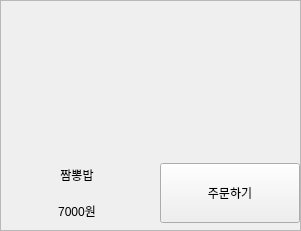
            <widget class="QFrame" name="frame_8">
             <property name="minimumSize">
              <size>
               <width>301</width>
               <height>231</height>
              </size>
             </property>
             <property name="maximumSize">
              <size>
               <width>301</width>
               <height>231</height>
              </size>
             </property>
             <property name="frameShape">
              <enum>QFrame::StyledPanel</enum>
             </property>
             <property name="frameShadow">
              <enum>QFrame::Raised</enum>
             </property>
             <widget class="QWidget" name="verticalLayoutWidget_12">
              <property name="geometry">
               <rect>
                <x>0</x>
                <y>0</y>
                <width>302</width>
                <height>228</height>
               </rect>
              </property>
              <layout class="QVBoxLayout" name="verticalLayout_29">
               <item>
                <widget class="QLabel" name="label_41">
                 <property name="minimumSize">
                  <size>
                   <width>300</width>
                   <height>150</height>
                  </size>
                 </property>
                 <property name="maximumSize">
                  <size>
                   <width>300</width>
                   <height>150</height>
                  </size>
                 </property>
                 <property name="text">
                  <string/>
                 </property>
                 <property name="pixmap">
                  <pixmap>../img/jjang_bab.jpeg</pixmap>
                 </property>
                 <property name="scaledContents">
                  <bool>true</bool>
                 </property>
                </widget>
               </item>
               <item>
                <layout class="QHBoxLayout" name="horizontalLayout_15">
                 <item>
                  <layout class="QVBoxLayout" name="verticalLayout_30">
                   <item>
                    <widget class="QLabel" name="label_42">
                     <property name="minimumSize">
                      <size>
                       <width>150</width>
                       <height>30</height>
                      </size>
                     </property>
                     <property name="maximumSize">
                      <size>
                       <width>150</width>
                       <height>30</height>
                      </size>
                     </property>
                     <property name="layoutDirection">
                      <enum>Qt::LeftToRight</enum>
                     </property>
                     <property name="text">
                      <string>짬뽕밥</string>
                     </property>
                     <property name="alignment">
                      <set>Qt::AlignCenter</set>
                     </property>
                    </widget>
                   </item>
                   <item>
                    <widget class="QLabel" name="label_43">
                     <property name="minimumSize">
                      <size>
                       <width>150</width>
                       <height>30</height>
                      </size>
                     </property>
                     <property name="maximumSize">
                      <size>
                       <width>150</width>
                       <height>30</height>
                      </size>
                     </property>
                     <property name="text">
                      <string>7000원</string>
                     </property>
                     <property name="alignment">
                      <set>Qt::AlignCenter</set>
                     </property>
                    </widget>
                   </item>
                  </layout>
                 </item>
                 <item>
                  <widget class="QPushButton" name="selectButton_5">
                   <property name="minimumSize">
                    <size>
                     <width>140</width>
                     <height>60</height>
                    </size>
                   </property>
                   <property name="maximumSize">
                    <size>
                     <width>140</width>
                     <height>60</height>
                    </size>
                   </property>
                   <property name="styleSheet">
                    <string notr="true">QPushButton:pressed {
    background-color: grey;  /* 버튼을 눌렀을 때 배경색 */
    color: white;            /* 버튼을 눌렀을 때 글자색 */
}</string>
                   </property>
                   <property name="text">
                    <string>주문하기</string>
                   </property>
                  </widget>
                 </item>
                </layout>
               </item>
              </layout>
             </widget>
            </widget>
